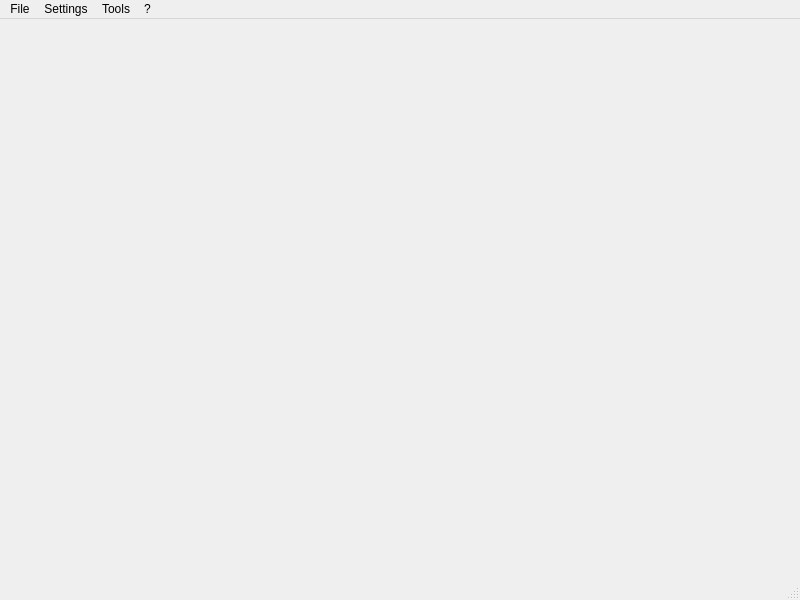
<?xml version="1.0" encoding="UTF-8"?>
<ui version="4.0">
 <class>ExternalReleasesWindow</class>
 <widget class="QMainWindow" name="ExternalReleasesWindow">
  <property name="geometry">
   <rect>
    <x>0</x>
    <y>0</y>
    <width>800</width>
    <height>600</height>
   </rect>
  </property>
  <property name="windowTitle">
   <string notr="true">ExternalReleasesWindow</string>
  </property>
  <widget class="QWidget" name="centralwidget"/>
  <widget class="QMenuBar" name="menubar">
   <property name="geometry">
    <rect>
     <x>0</x>
     <y>0</y>
     <width>800</width>
     <height>21</height>
    </rect>
   </property>
   <widget class="QMenu" name="menuFile">
    <property name="title">
     <string>File</string>
    </property>
    <widget class="QMenu" name="recent_files_menu">
     <property name="title">
      <string>Open recent</string>
     </property>
     <addaction name="actionPlaceholder"/>
    </widget>
    <addaction name="new_action"/>
    <addaction name="separator"/>
    <addaction name="open_action"/>
    <addaction name="recent_files_menu"/>
    <addaction name="open_url_action"/>
    <addaction name="separator"/>
    <addaction name="save_action"/>
    <addaction name="save_as_action"/>
    <addaction name="separator"/>
    <addaction name="exit_action"/>
   </widget>
   <widget class="QMenu" name="menuSettings">
    <property name="title">
     <string>Settings</string>
    </property>
    <addaction name="settings_action"/>
   </widget>
   <widget class="QMenu" name="menuTools">
    <property name="title">
     <string>Tools</string>
    </property>
    <addaction name="view_xml_action"/>
   </widget>
   <widget class="QMenu" name="menu">
    <property name="title">
     <string>?</string>
    </property>
    <addaction name="welcome_dialog_action"/>
    <addaction name="documentation_action"/>
    <addaction name="separator"/>
    <addaction name="about_action"/>
    <addaction name="about_qt_action"/>
   </widget>
   <addaction name="menuFile"/>
   <addaction name="menuSettings"/>
   <addaction name="menuTools"/>
   <addaction name="menu"/>
  </widget>
  <widget class="QStatusBar" name="statusbar"/>
  <action name="new_action">
   <property name="text">
    <string>New</string>
   </property>
  </action>
  <action name="open_action">
   <property name="text">
    <string>Open</string>
   </property>
  </action>
  <action name="actionPlaceholder">
   <property name="text">
    <string notr="true">Placeholder</string>
   </property>
  </action>
  <action name="open_url_action">
   <property name="text">
    <string>Open from URL</string>
   </property>
  </action>
  <action name="save_action">
   <property name="text">
    <string>Save</string>
   </property>
  </action>
  <action name="save_as_action">
   <property name="text">
    <string>Save As...</string>
   </property>
  </action>
  <action name="exit_action">
   <property name="text">
    <string>Exit</string>
   </property>
  </action>
  <action name="settings_action">
   <property name="text">
    <string>Settings</string>
   </property>
  </action>
  <action name="view_xml_action">
   <property name="text">
    <string>View XML</string>
   </property>
  </action>
  <action name="about_action">
   <property name="text">
    <string>About</string>
   </property>
  </action>
  <action name="about_qt_action">
   <property name="text">
    <string>About Qt</string>
   </property>
  </action>
  <action name="welcome_dialog_action">
   <property name="text">
    <string>Show welcome dialog</string>
   </property>
  </action>
  <action name="documentation_action">
   <property name="text">
    <string>AppStream documentation</string>
   </property>
  </action>
 </widget>
 <resources/>
 <connections/>
</ui>
